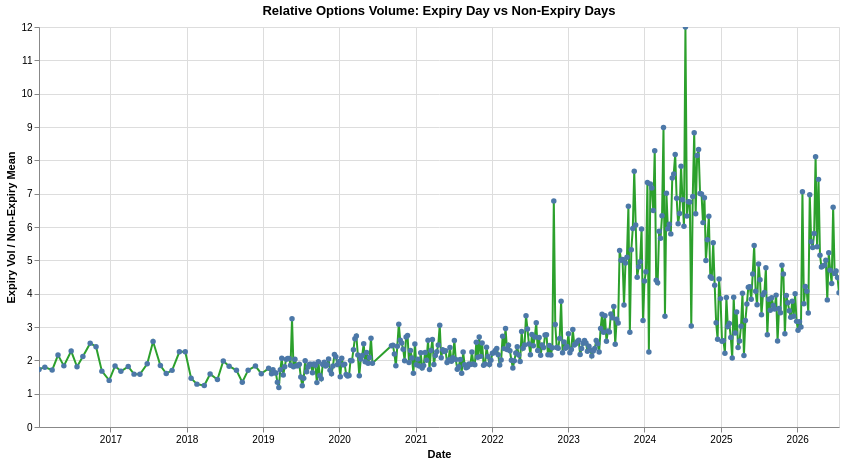

Write notebook code for a chart like this one.
### Code cell
import altair as alt
import pandas as pd

# 1. Create a Weekly identifier (Monday - Sunday)
df['YearWeek'] = df['Date'].dt.to_period('W')

# 2. Get the Total Options Volume on Expiry Days for each week
expiry_vols = df[df['is_expiry']].groupby('YearWeek')['Options Contracts'].sum()

# 3. Get the Mean Options Volume on Non-Expiry Days for each week
non_expiry_mean = df[~df['is_expiry']].groupby('YearWeek')['Options Contracts'].mean()

# 4. Calculate the Ratio
weekly_ratios = (expiry_vols / non_expiry_mean).reset_index()
weekly_ratios.columns = ['YearWeek', 'Relative_Expiry_Vol']

# Convert 'YearWeek' period back to a Timestamp (start of the week) for Altair plotting
weekly_ratios['Date'] = weekly_ratios['YearWeek'].dt.start_time

# Drop the Period column so Altair doesn't crash during JSON serialization
weekly_ratios = weekly_ratios.drop(columns=['YearWeek'])

# Drop weeks that had no expiry 
weekly_ratios = weekly_ratios.dropna().reset_index(drop=True)

# 5. Plot with Altair (Notice point=True added here!)
chart = alt.Chart(weekly_ratios).mark_line(color='#2ca02c', point=True).encode(
    x=alt.X('Date:T', title='Date'),
    y=alt.Y('Relative_Expiry_Vol:Q', title='Expiry Vol / Non-Expiry Mean'),
    tooltip=[
        alt.Tooltip('Date:T', title='Week of', format='%Y-%m-%d'),
        alt.Tooltip('Relative_Expiry_Vol:Q', title='Relative Vol Ratio', format='.2f')
    ]
).properties(
    title='Relative Options Volume: Expiry Day vs Non-Expiry Days',
    width=800,
    height=400
).interactive()

# 6. Display the chart
chart

### Figure 1 — Vega-Lite specification as saved in the notebook (floating-point values rounded to 4 significant figures; data arrays with more than 128 entries replaced by an {"elided": "..."} marker saying what was removed)
{"config": {"view": {"continuousWidth": 300, "continuousHeight": 300}}, "data": {"name": "data-38f29e1aaf01674ace1d1f899ec0a249"}, "mark": {"type": "line", "color": "#2ca02c", "point": true}, "encoding": {"tooltip": [{"field": "Date", "format": "%Y-%m-%d", "title": "Week of", "type": "temporal"}, {"field": "Relative_Expiry_Vol", "format": ".2f", "title": "Relative Vol Ratio", "type": "quantitative"}], "x": {"field": "Date", "title": "Date", "type": "temporal"}, "y": {"field": "Relative_Expiry_Vol", "title": "Expiry Vol / Non-Expiry Mean", "type": "quantitative"}}, "height": 400, "params": [{"name": "param_1e9efca18e7a2868", "select": {"type": "interval", "encodings": ["x", "y"]}, "bind": "scales"}], "title": "Relative Options Volume: Expiry Day vs Non-Expiry Days", "width": 800, "$schema": "https://vega.github.io/schema/vega-lite/v6.4.1.json", "datasets": {"data-38f29e1aaf01674ace1d1f899ec0a249": {"elided": "414 records"}}}
